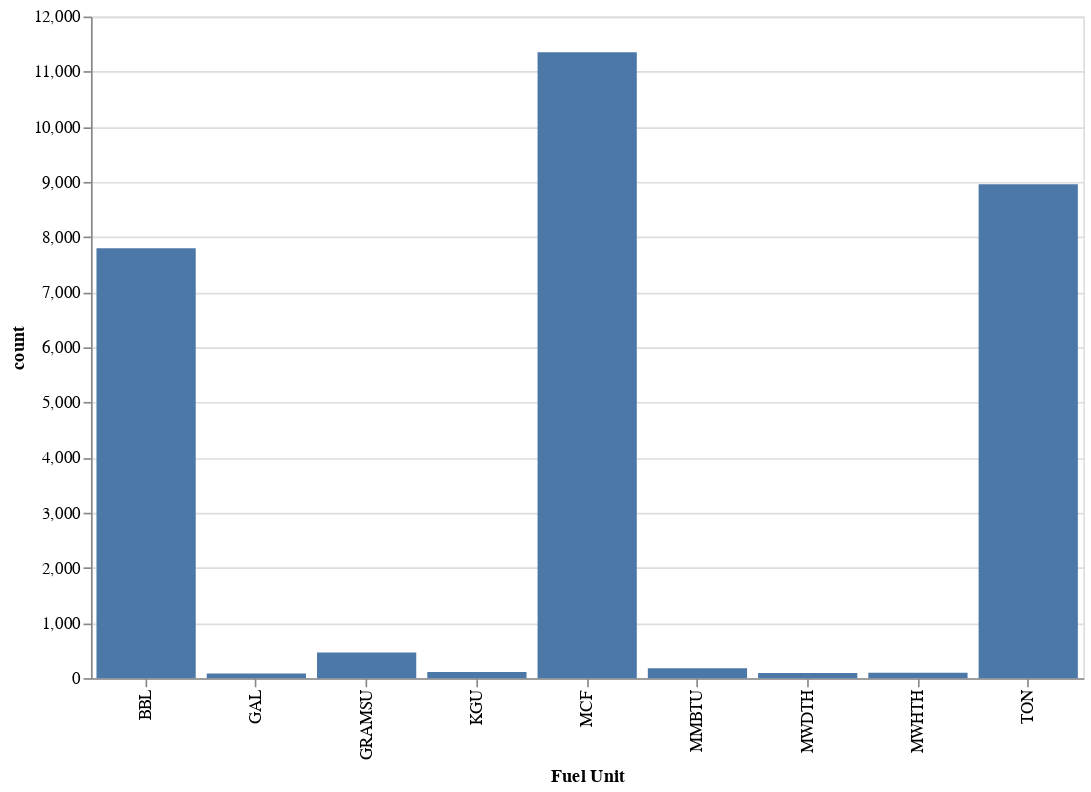

Notebook source saved alongside this figure:
### Code cell
alt.Chart(fuel_unit).mark_bar().encode(
    x= alt.X('unit', title='Fuel Unit'),
    y='count'
).properties(
    width=600,
    height=400
)

### Figure 1 — Vega-Lite specification as saved in the notebook (floating-point values rounded to 4 significant figures)
{"config": {"view": {"continuousWidth": 400, "continuousHeight": 300}}, "data": {"name": "data-56d64eee6aca7d868b6dd0a68b0fdb8b"}, "mark": "bar", "encoding": {"x": {"field": "unit", "title": "Fuel Unit", "type": "nominal"}, "y": {"field": "count", "type": "quantitative"}}, "height": 400, "width": 600, "$schema": "https://vega.github.io/schema/vega-lite/v4.17.0.json", "datasets": {"data-56d64eee6aca7d868b6dd0a68b0fdb8b": [{"unit": "BBL", "count": 7798}, {"unit": "GAL", "count": 84}, {"unit": "GRAMSU", "count": 464}, {"unit": "KGU", "count": 110}, {"unit": "MCF", "count": 11354}, {"unit": "MMBTU", "count": 180}, {"unit": "MWDTH", "count": 95}, {"unit": "MWHTH", "count": 100}, {"unit": "TON", "count": 8958}]}}
